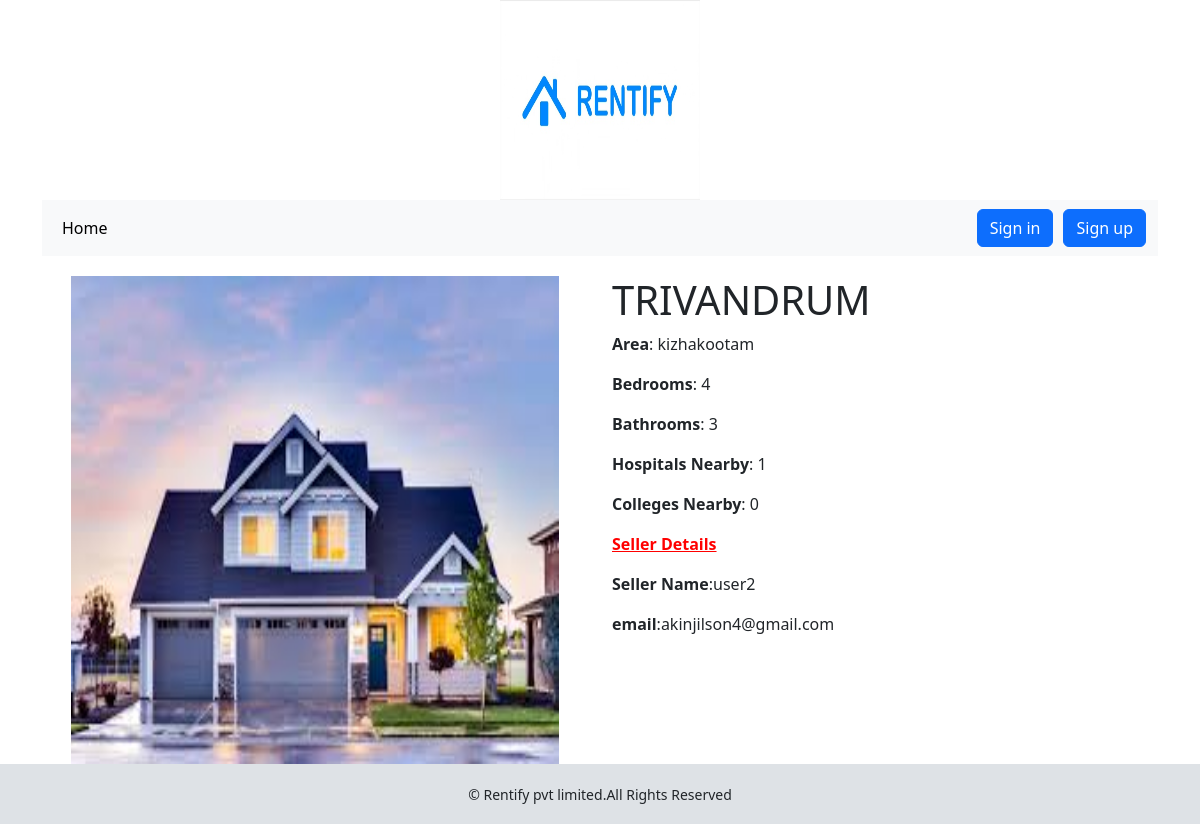
The page /property/3/ on the database its author committed.
### rent/models.py (models this page shows, shortened)
class Property(models.Model):
    place=models.CharField(max_length=200)
    area=models.CharField(max_length=200)
    img=models.ImageField(upload_to='image')
    bedrooms=models.IntegerField()
    bathrooms=models.IntegerField()
    hospitals=models.IntegerField()
    colleges=models.IntegerField()
    added_by = models.ForeignKey(get_user_model(), on_delete=models.CASCADE)

### rent/views.py (the view)
# urls.py: path('property/<int:id>/',views.property,name="property"),
def property(request,id):
    try:
        property = Property.objects.get(id=id)
    except Exception as e:
        raise e
    return render(request, 'property.html', {'property': property})

### rent/contextprocessor.py (called while the page is built)
def menu_links(request):
    links = Property.objects.values_list('place', flat=True).distinct()
    return dict(links=links)

### templates/property.html (shortened to what this page needs)
{% extends 'base.html' %}
{% load static %}
{% block content %}
<div class="row">
    <div class="col-12 col-sm-12 col-md-12 col-lg-6 text-center">
        <div style="min-width:18rem">
            <img src="{{property.img.url}}" alt="property image" width="488" height="488">
        </div>
    </div>
    <div class="col-12 col-sm-12 col-md-12 col-lg-6">
        <div>
            <h1 class="my_prod_title" style="text-transform:uppercase;">{{property.place}}</h1>
            <p><b>Area</b>: {{property.area}}</p>
            <p><b>Bedrooms</b>: {{property.bedrooms}}</p>
            <p><b>Bathrooms</b>: {{property.bathrooms}}</p>
            <p><b>Hospitals Nearby</b>: {{property.hospitals}}</p>
            <p><b>Colleges Nearby</b>: {{property.colleges}}</p>
            <p><b style="color:red;"><u>Seller Details</u></b> </p>
            <p><b>Seller Name</b>:{{property.added_by}}</p>
            <p><b>email</b>:{{property.added_by.email}}</p>
</div>
    </div>
</div>
{% endblock %}

### static/css/custom.css (style rules this page uses)
body { margin: 0; padding: 0; display: flex; flex-direction: column; min-height: 100vh; }

### rows shown on the page
Property: img (picture), place "TRIVANDRUM", area "kizhakootam", bedrooms "4", bathrooms "3", hospitals "1", colleges "0", added_by "user2", added_by.email "akinjilson4@gmail.com"
